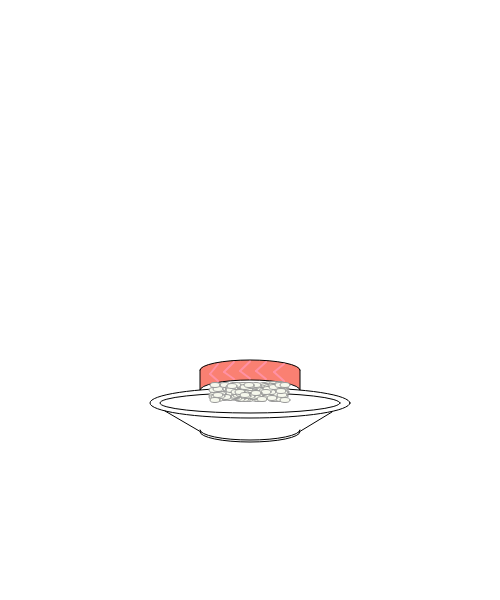
Frame 1 (no input)
Frame 60 (no input): identical to frame 1, image omitted
Frame 120 (the mouse pressed at the canvas centre since frame 60): identical to frame 1, image omitted

The p5.js sketch that drew this single still picture (run headless with seeded random() and noise() and a simulated clock; from frame 60 on, the mouse is pressed at the canvas centre):

// p5.js sketch
// ── sketch.js
var riceX1 = 215;
var riceX2 = 285; 
var riceY1 = 385;
var riceY2 = 400;
var riceWidth = 10;
var riceHeight = 5;

var riceRandomX;
var riceRandomY;

function setup(){
    createCanvas(500,600);
    background(255,255,255);

    //Salmon maker
    salmonMaker();

    //plate
    plateMaker();

    //Sushi's rice
    riceMaker();
    
}

function draw()
{
    //background(255,255,255);

    //check location of mouse (x,y)
    //fill(0,0,0);
    //text("X: " + mouseX,50,500 );
    //text("Y: " + mouseY,50,520 );
    //text(riceRandomX, 100, 500);
    //text(riceRandomY, 100, 520);
}

function plateMaker(){
    fill("#FFFFFF");
    strokeWeight(1);
    stroke("#000000");
    ellipse(250,403,200,30);
    ellipse(250,403,180,20);
    //ellipse(250,430,100,20);
    arc(250,432,100,20,0,PI,OPEN);
    arc(250,430,100,20,0,PI,OPEN);
    line(165,411,201,432);
    line(299,432,332,412);
}

function riceMaker(){
    fill("#F6F8ED");
    stroke("#999999");

    for(i=0; i<150; i++){
        riceRandomX = ((Math.floor(Math.random() * ((riceX2-riceX1)+1))) + riceX1-1);
        riceRandomY = ((Math.floor(Math.random() * ((riceY2-riceY1)+1))) + riceY1-1);

        ellipse(riceRandomX, riceRandomY, riceWidth, riceHeight);
    }

    ellipse(riceX1,400,10,5);
    ellipse(riceX2,400,10,5);
    ellipse(riceX1,385,10,5);
    ellipse(riceX2,385,10,5);
}

function salmonMaker(){
    //salmon maker
    fill("#FA8072");
    stroke("rgba(0,0,0,0)");
    rect(200,370,100,20);
    fill("#FFFFFF");
    stroke("#000000");
    arc(250,390,100,20,PI,2*PI,OPEN);
    fill("#FA8072");
    stroke("#000000");
    arc(250,370,100,20,PI,2*PI,OPEN);
    line(200,370,200,390);
    line(300,370,300,390);

    //salmon line

    //x - > 16

    stroke("#ff91a4");
    strokeWeight(2);
    line(218,364,210,374);
    line(210,374,218,381);

    line(234,362,224,372);
    line(224,372,234,379);

    line(250,361.5,240,371);
    line(240,371,250,378.5);

    line(266,362,256,371);
    line(256,371,266,379);

    line(284,364,274,372);
    line(274,372,284,381);
}
